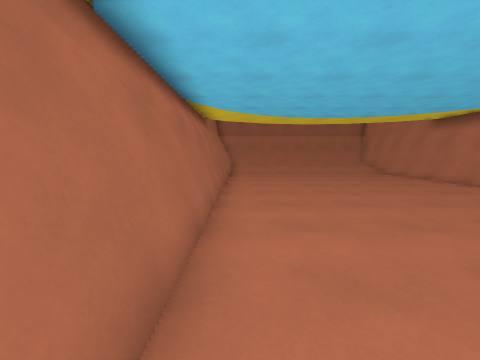
View 1 (above)

12 first-person views from a walk through a 3-D level made in the Godot game engine. The camera is 1.3 m above the floor, tilts 6° down and sees 90° across. The floor is counted in squares, 1 m on a side. Each view is taken from the middle of a square. On the plan, view 1 faces up. The plan holds only what a view shows up to about 12 squares ahead; the rest is blank. The place goes on beyond the plan. Characters and animated objects are left out.

View 2
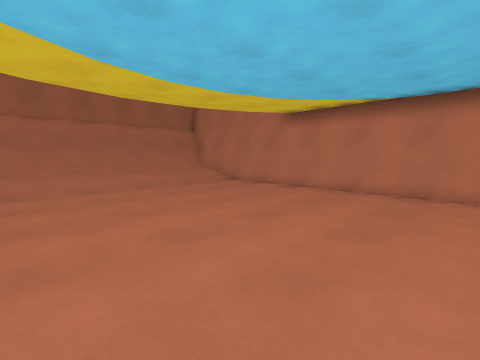

View 3
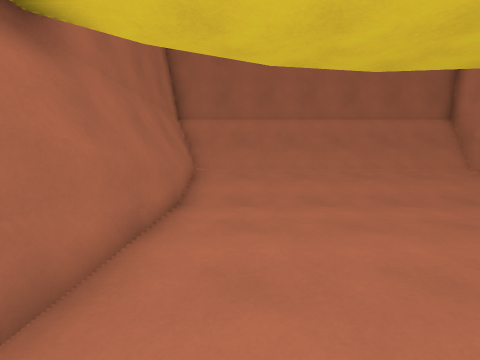

View 4
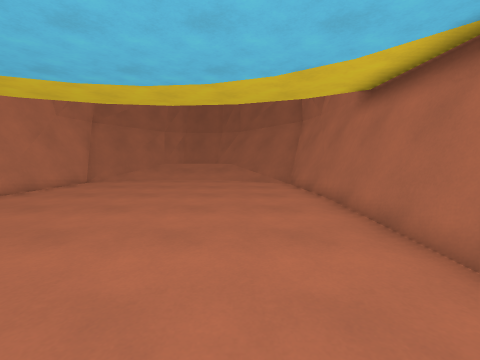

View 5
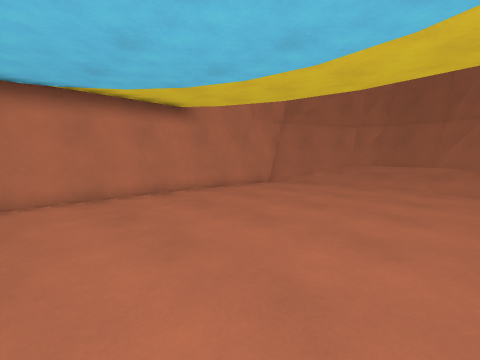

View 6
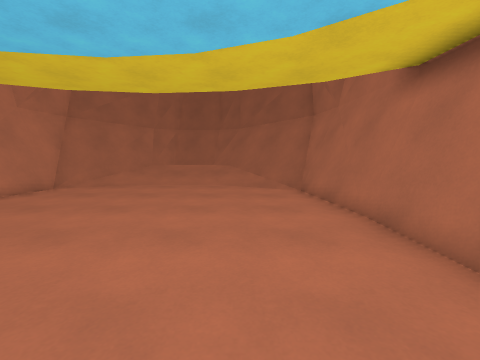

View 7
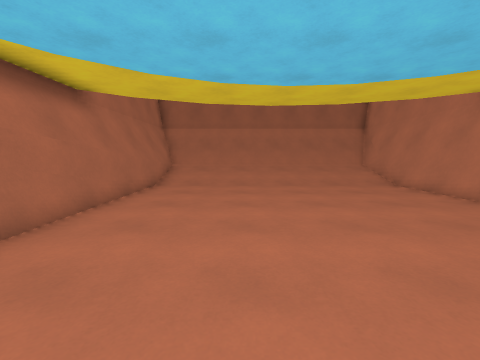

View 8
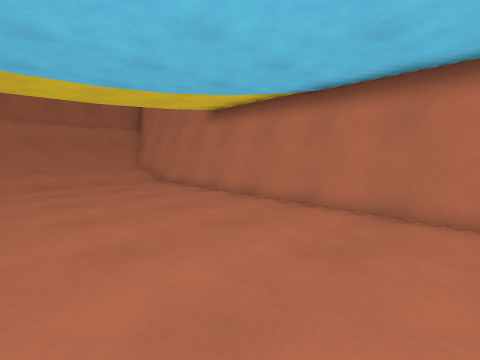

View 9
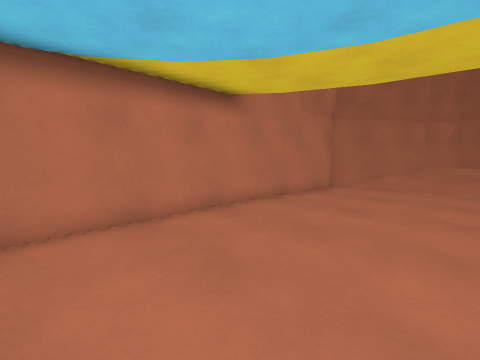

View 10
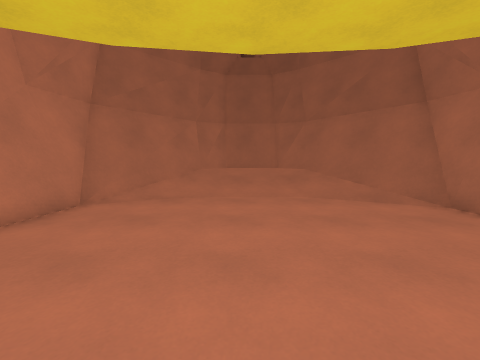

View 11
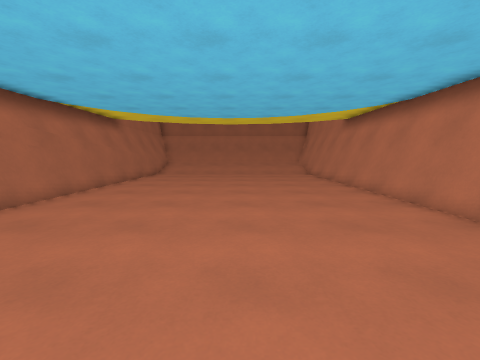

View 12
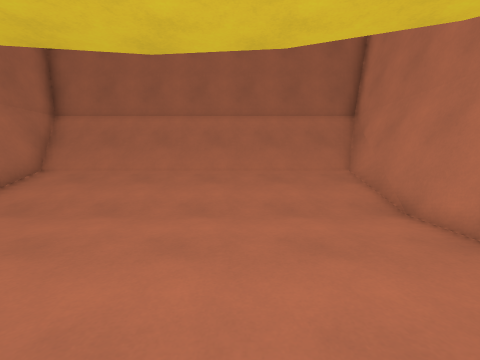

### Floor plan
Key: @ floor where view 1 was taken; # wall or solid block; . floor; / step, stairs or slope; = window, fence, low wall or low ledge.
Columns run from 2 left of view 1 to 11 right of it. Each row starts with its distance up from view 1.
 22 ##############
 21 #////////////#
 20 #=//////////=#
 19 ##//////////##
 18  #//////////##
 17  #//////////#
 16  #..........#
 15  #..........#
 14  #..........#
 13  #..........#
 12  #..........#
 11  #..........#
 10  #..........#
  9  #..........#
  8  #..........#
  7  #..........#
  6  #..........#
  5  #..........#
  4  #..........#
  3  #..........#
  2  #..........#
  1  #..........#
  0  #@.........#
 -1  #..........#
 -2  #..........#
 -3  #..........#
 -4  #..........#
 -5  #/........=#
 -6  #=//...../=#
 -7  ##=//////=##
 -8   ##=////=##
 -9    ##=//=##
-10    ##////##
-11     ##==##
-12      ####

Where each view was taken, in squares from view 1:
view 1: 0 up, 0 right, facing up
view 2: 7 up, 1 right, facing up-right
view 3: 10 up, 1 right, facing up
view 4: 6 up, 2 right, facing down
view 5: 4 up, 2 right, facing down-right
view 6: 4 up, 2 right, facing down
view 7: 6 up, 3 right, facing up
view 8: 5 up, 4 right, facing up-right
view 9: 4 up, 5 right, facing down-right
view 10: 1 up, 5 right, facing down
view 11: 0 up, 5 right, facing up
view 12: 11 up, 6 right, facing up
